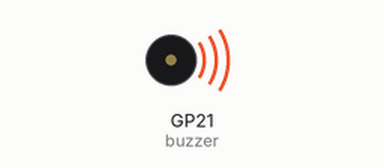
A program run on a simulated Raspberry Pi Pico running MicroPython. Shown: buzzer (waves = sounding). At 1.0 s the program stops and its outputs stay as they are.

Above: at 0.1 s.
At 1.1 s:
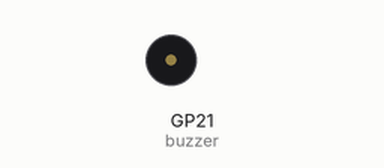
Timing chart, 0 to 2.5 s (numbered marks = the images above):
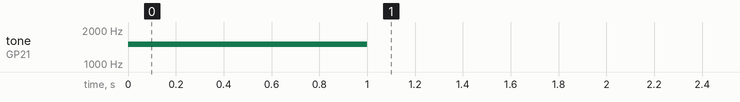

The program:

buz.py
```python
from machine import Pin, PWM
import time
BUZZER_PIN = 21
buzzer = PWM(Pin(BUZZER_PIN))

# 4kHz 소리
buzzer.freq(500)
buzzer.freq(1000)
buzzer.freq(1500)
buzzer.duty_u16(32768)   # 50% duty
time.sleep(1)

# 소리 끄기
buzzer.duty_u16(0)         # 0% duty
buzzer.deinit()

# GP21을 확실히 LOW로 고정
# buzzer_pin = Pin(BUZZER_PIN, Pin.OUT)
# buzzer_pin.value(0)
Pin(BUZZER_PIN, Pin.OUT).value(0)
```

Measured:
- by itself, tone on GP21 (buzzer): silent → 1500 Hz at 0.00 s, → silent 1.0 s later
